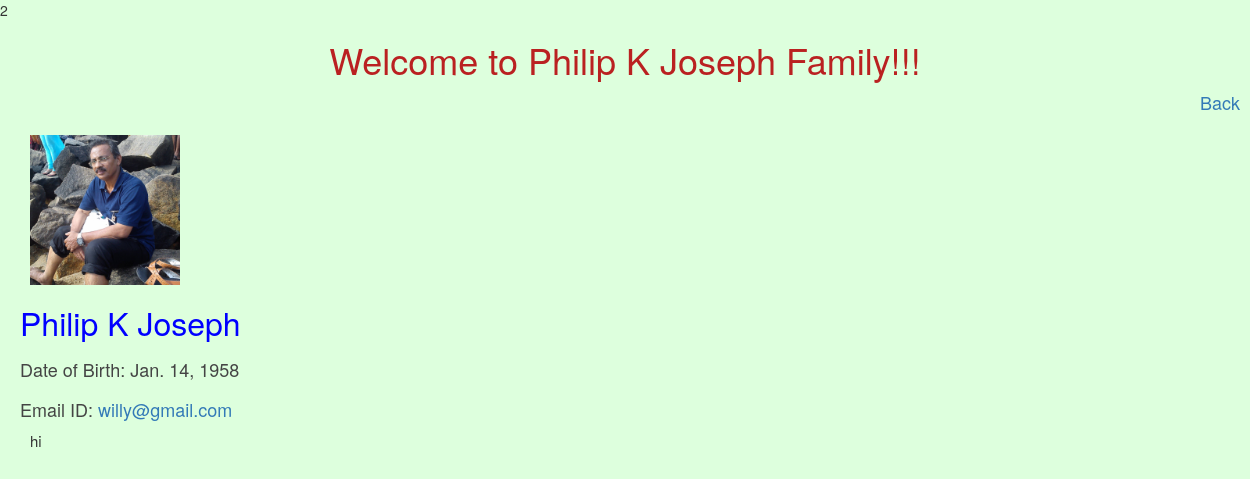
The page /Willy/ on the database its author committed.
### login/models.py (models this page shows)
class family(models.Model):
    FamilyHead = models.CharField(max_length=30)
    Name = models.CharField(max_length=30)
    DOB = models.DateField()
    Email = models.EmailField(max_length=254)
    Photo = models.ImageField(upload_to='MEDIA_ROOT/')
    Description = models.TextField()
    def __str__(self):
        return self.Name

### login/views.py (the view)
# urls.py: path('Willy/',views.Willy, name='Willy'),
def Willy(request):
    global users
    family1 = family.objects.filter(FamilyHead='Philip K Joseph', Name='Philip K Joseph')
    family2 = family.objects.filter(FamilyHead='Philip K Joseph', Name='Kunjumol Joseph')
    family3 = family.objects.filter(FamilyHead='Philip K Joseph', Name='Joe Philip')
    family4 = family.objects.filter(FamilyHead='Philip K Joseph', Name='Jerry Philip')
    return render(request, 'login/jose.html',
                  {'family1': family1, 'family2': family2, 'family3': family3, 'family4': family4,'users':users})

### login/templates/login/jose.html (shortened to what this page needs)
{%extends 'login/base.html'%}
{% block content %}
{% load static %}
{{no|default:2}}
{% for family in family1 %}
    <h1 class="h1"><center>Welcome to {{family.FamilyHead}} Family!!!</center></h1>
<a href="{% url 'back' pageno=2 %}" class="images">Back</a><br/><br/>
    <img class="im1" src="{{MEDIA_URL}}/{{family.Photo}}"  >
    <h2 class="h2">{{family}}</h2>
    <h2 class="h3">Date of Birth:  {{family.DOB}}</h2>
<h2 class="h3">Email ID:  <a href="mailto:{{family.Email}}">{{family.Email}}</a></h2>
<p class ="pjose">{{family.Description}}</p>
{% endfor %}
{% endblock%}

### login/static/login/Login.css (style rules this page uses)
.pjose { padding-left: 30px; font-size: 15px; }
.h1 { color: #ba2121; }
.bodypro { background-color: #ddffdd; }
.images { padding-left: 1200px; padding-right: 0px; font-size: large; }
.h2 { color: blue; font-size: xx-large; padding-left: 20px; }
.im1 { padding-left: 30px; height: 150px; widows: initial; }
.h3 { color: #444444; font-size: large; padding-left: 20px; }

### rows shown on the page
family: FamilyHead "Philip K Joseph", Photo (picture), Name "Philip K Joseph", DOB "Jan. 14, 1958", Email "willy@gmail.com", Description "hi"

### other values the page prints
{{ no|default:2 }} "2"
